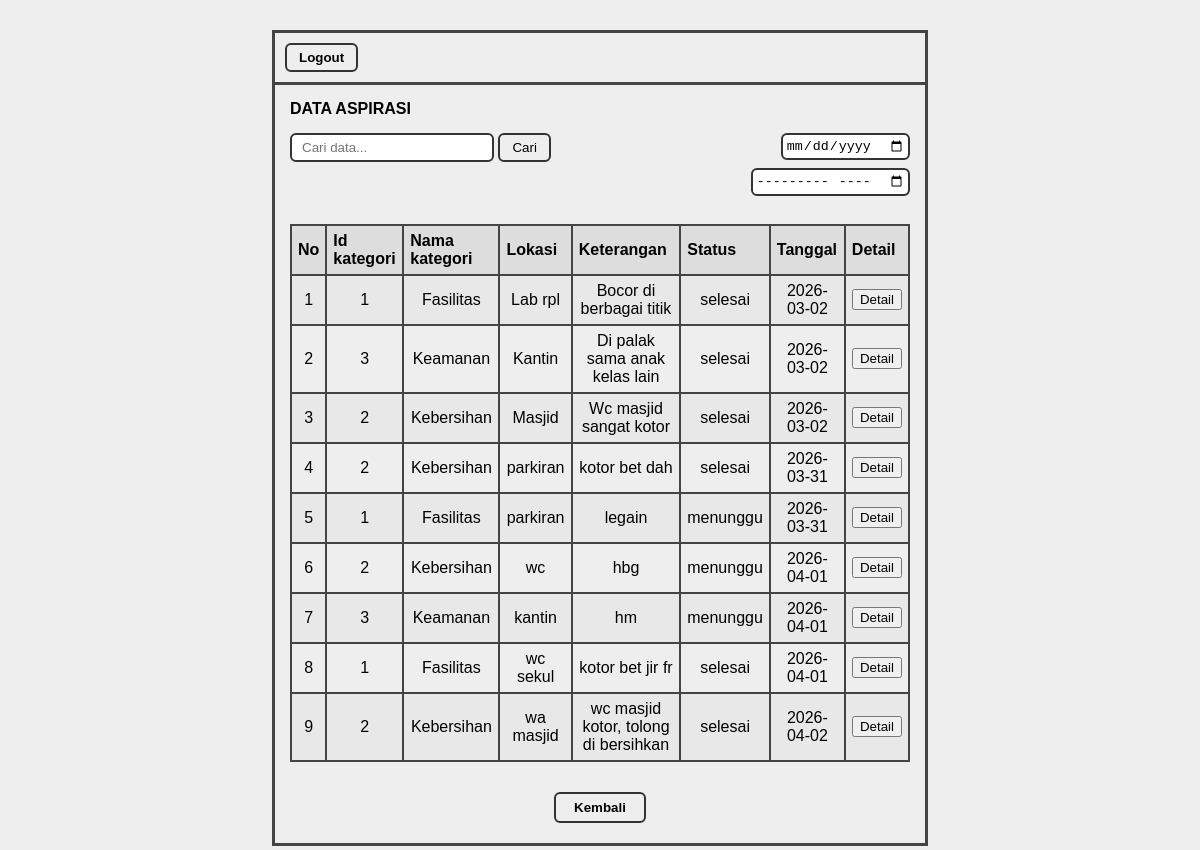
Page /rhayi.ukk/siswa/data-aspirasi.php (signed in) on the committed database.
### tables this page shows
CREATE TABLE `tb_aspirasi` (
  `id_pelaporan` int(11) NOT NULL,
  `nis` varchar(225) NOT NULL,
  `id_kategori` int(11) NOT NULL,
  `lokasi` varchar(225) NOT NULL,
  `ket` varchar(225) NOT NULL,
  `status` enum('menunggu','proses','selesai') NOT NULL DEFAULT 'menunggu',
  `feedback` varchar(225) DEFAULT NULL,
  `tanggal` date NOT NULL
);

CREATE TABLE `tb_kategori` (
  `id_kategori` int(11) NOT NULL,
  `ket_kategori` varchar(225) NOT NULL
);

### rhayi.ukk/siswa/data-aspirasi.php (the view, shortened to what this page needs)
<!DOCTYPE html>
<html lang="en">
<head>
<link rel="stylesheet" href="https://cdn.datatables.net/1.13.8/css/jquery.dataTables.min.css">
</head>
<body>
<?php
$nis = $_SESSION['nis'];
$koneksi = mysqli_connect("localhost", "root", "", "ujikom_12rpl2_rhayi");
$no = 1;
$tanggal = $_GET['tanggal'] ?? '';
$bulan   = $_GET['bulan'] ?? '';
$where = "WHERE tb_aspirasi.nis = '$nis'";
$query = mysqli_query($koneksi,"
SELECT tb_aspirasi.*, tb_kategori.ket_kategori
FROM tb_aspirasi
LEFT JOIN tb_kategori
ON tb_aspirasi.id_kategori = tb_kategori.id_kategori
$where
");
?>
<div class="wrapper">
<div class="top">
<a href="logout.php">
<button class="logout">Logout</button>
</a>
</div>
<div class="judul">DATA ASPIRASI</div>
<div class="filter">
<div>
<input id="customSearch" class="cari" placeholder="Cari data...">
<button type="button" id="btnCari">Cari</button>
</div>
<div>
<form method="GET" style="text-align:right">
<input type="date" name="tanggal" class="tanggal" value="<?= $tanggal ?>" onchange="this.form.submit()"><br>
<input type="month" name="bulan" class="tanggal" value="<?= $bulan ?>" onchange="this.form.submit()"><br>
</form>
</div>
</div>
<div class="table-box">
<table id="datatable" class="display">
<thead>
<tr>
<th>No</th>
<th>Id kategori</th>
<th>Nama kategori</th>
<th>Lokasi</th>
<th>Keterangan</th>
<th>Status</th>
<th>Tanggal</th>
<th>Detail</th>
</tr>
</thead>
<tbody>
<?php while ($data = mysqli_fetch_assoc($query)) { ?>
<tr>
<td><?= $no++ ?></td>
<td><?= $data['id_kategori'] ?></td>
<td><?= $data['ket_kategori'] ?></td>
<td><?= $data['lokasi'] ?></td>
<td><?= $data['ket'] ?></td>
<td><?= $data['status'] ?></td>
<td><?= $data['tanggal'] ?></td>
<td>
<a href="detail-aspirasi.php?id=<?= $data['id_pelaporan'] ?>">
<button>Detail</button>
</a>
</td>
</tr>
<?php } ?>
</tbody>
</table>
</div>
<div class="btn-area">
<a href="dashboard-siswa.php"><button class="btn">Kembali</button></a>
</div>
</div>
</body>
</html>

### rhayi.ukk/siswa/data-aspirasi.php (style rules this page uses)
body { background:#eee; font-family: Arial, Helvetica, sans-serif; }
.wrapper { width:650px; margin:30px auto; border:3px solid #444; background:#eee; }
.top { border-bottom:3px solid #444; padding:10px; }
.logout { padding:5px 12px; border:2px solid #333; border-radius:6px; background:#eee; font-weight:bold; }
.judul { font-weight:bold; padding:15px; }
.filter { display:flex; justify-content:space-between; align-items:flex-start; padding:0 15px 10px 15px; }
.cari { border:2px solid #333; border-radius:6px; padding:5px 10px; width:180px; }
#btnCari { padding:5px 12px; border:2px solid #333; border-radius:6px; background:#eee; cursor:pointer; }
.tanggal { border:2px solid #333; border-radius:6px; padding:3px; margin-bottom:8px; }
.table-box { padding:10px 15px; overflow-x:auto; }
table.dataTable { width:100% !important; border-collapse:collapse !important; background:#eee; }
table.dataTable th, table.dataTable td { border:2px solid #444 !important; padding:6px !important; text-align:center; }
table.dataTable thead th { background:#ddd !important; }
.btn-area { text-align:center; padding:15px; }
.btn { padding:6px 18px; margin:5px; border:2px solid #333; border-radius:6px; background:#eee; font-weight:bold; cursor:pointer; }

### rows in the picture
tb_aspirasi: id_kategori "1", id_kategori.ket_kategori "Fasilitas", lokasi "Lab rpl", ket "Bocor di berbagai titik", status "selesai", tanggal "2026-03-02"
tb_aspirasi: id_kategori "3", id_kategori.ket_kategori "Keamanan", lokasi "Kantin", ket "Di palak sama anak kelas lain", status "selesai", tanggal "2026-03-02"
tb_aspirasi: id_kategori "2", id_kategori.ket_kategori "Kebersihan", lokasi "Masjid", ket "Wc masjid sangat kotor", status "selesai", tanggal "2026-03-02"
tb_aspirasi: id_kategori "2", id_kategori.ket_kategori "Kebersihan", lokasi "parkiran", ket "kotor bet dah", status "selesai", tanggal "2026-03-31"
tb_aspirasi: id_kategori "1", id_kategori.ket_kategori "Fasilitas", lokasi "parkiran", ket "legain", status "menunggu", tanggal "2026-03-31"
tb_aspirasi: id_kategori "2", id_kategori.ket_kategori "Kebersihan", lokasi "wc", ket "hbg", status "menunggu", tanggal "2026-04-01"
tb_aspirasi: id_kategori "3", id_kategori.ket_kategori "Keamanan", lokasi "kantin", ket "hm", status "menunggu", tanggal "2026-04-01"
tb_aspirasi: id_kategori "1", id_kategori.ket_kategori "Fasilitas", lokasi "wc sekul", ket "kotor bet jir fr", status "selesai", tanggal "2026-04-01"
tb_aspirasi: id_kategori "2", id_kategori.ket_kategori "Kebersihan", lokasi "wa masjid", ket "wc masjid kotor, tolong di bersihkan", status "selesai", tanggal "2026-04-02"
